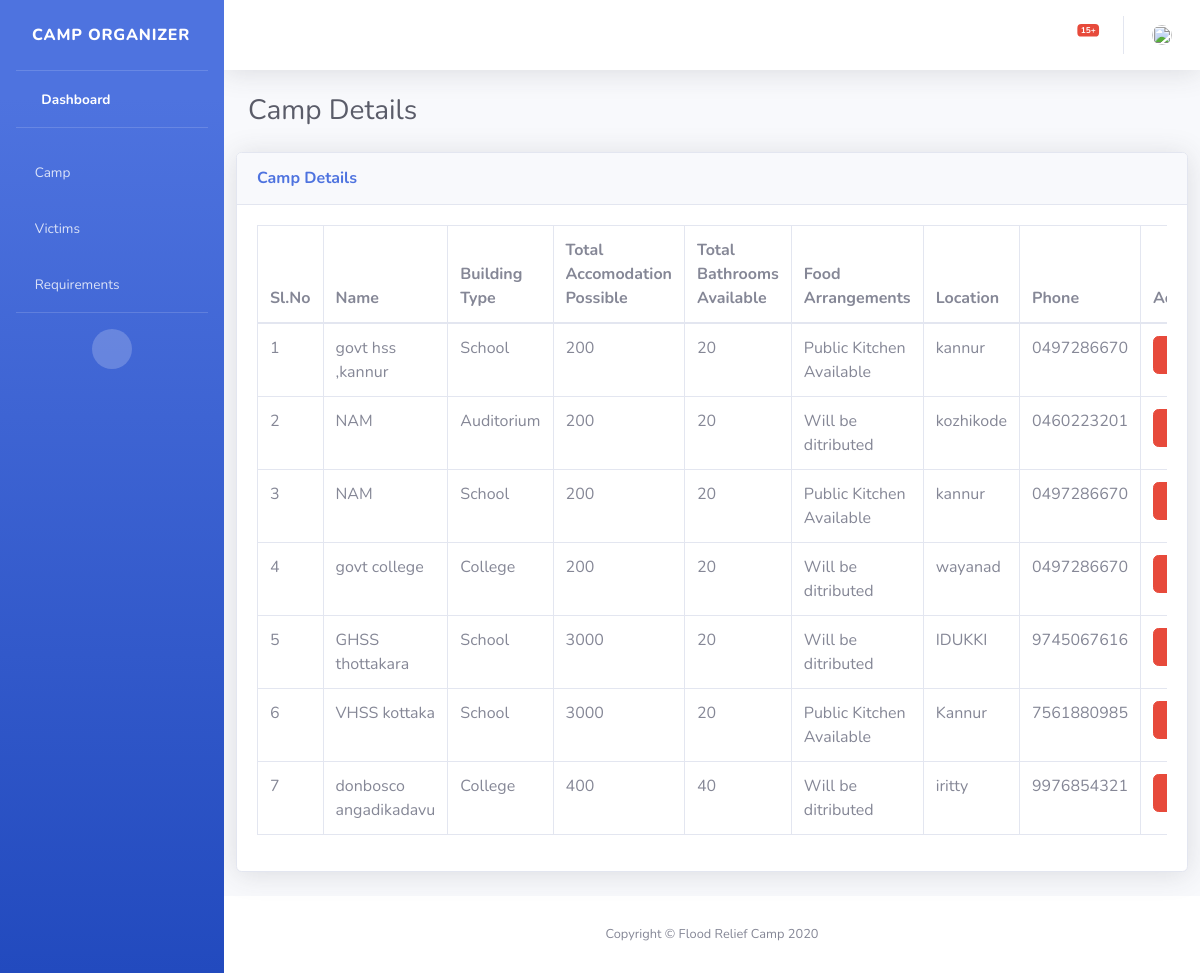
The app's page /view_camp_details with its own data.
### app1/models.py (models this page shows)
class camp_details(models.Model):
    camp_name=models.CharField(max_length=250)
    location=models.CharField(max_length=250)
    phone=models.CharField(max_length=10)
    accomodation=models.IntegerField()
    bathroom_no=models.IntegerField()
    camp_type=models.CharField(max_length=250)
    food_arrangements=models.CharField(max_length=250)

### app1/views.py (the view)
# urls.py: path('view_camp_details',views.view_camp_details,name='view_camp_details'),
def view_camp_details(request):
    obj=camp_details.objects.all()
    obj1=requirement_table.objects.filter(status='Delievered').order_by('-id')
    obj2=warning_table.objects.all().order_by('-id')
    count=0
    for x in obj1:
        count=count+1
    for y in obj2:
        count=count+1
    req_id=request.POST.get("id")
    try:
        update_obj=camp_details.objects.get(id=req_id)
    except camp_details.DoesNotExist:
        update_obj=None
    if request.method == 'POST':
        update_obj.delete()
    return render(request,'Camp_details.html',{'camp_details':obj,'requirement':obj1,'warning':obj2,'count':count})

### app1/templates/Camp_details.html (shortened to what this page needs)
<!DOCTYPE html>
<html lang="en">
{% load static %}
<head>
    <link href="{% static "vendor/fontawesome-free/css/all.min.css"%}"" rel="stylesheet" type="text/css">
    <link href="{% static "css/sb-admin-2.min.css"%}"" rel="stylesheet">
</head>
<body id="page-top">
    <div id="wrapper">
        <ul class="navbar-nav bg-gradient-primary sidebar sidebar-dark accordion " id="accordionSidebar">
            <a class="sidebar-brand d-flex align-items-center justify-left" href="{% url 'camp_organizer_dashboard' %}">
                <div class="sidebar-brand-text mx-3">Camp Organizer </div>
            </a>
            <hr class="sidebar-divider my-0">
            <li class="nav-item active">
                <a class="nav-link" href="{% url 'camp_organizer_dashboard' %}">
                    <i class="fas fa-fw fa-tachometer-alt"></i>
                    <span>Dashboard</span></a>
            </li>
            <hr class="sidebar-divider">
            <li class="nav-item">
                <a class="nav-link collapsed" href="#" data-toggle="collapse" data-target="#collapseTwo"
                    aria-expanded="true" aria-controls="collapseTwo">
                    <i class="fas fa-home"></i>
                    <span>Camp</span>
                </a>
            </li>
            <li class="nav-item">
                <a class="nav-link collapsed" href="#" data-toggle="collapse" data-target="#collapseUtilities"
                    aria-expanded="true" aria-controls="collapseUtilities">
                    <i class="fas fa-wheelchair"></i>
                    <span>Victims</span>
                </a>
            </li>
            <li class="nav-item">
                <a class="nav-link collapsed" href="#" data-toggle="collapse" data-target="#collapseUtilities1"
                    aria-expanded="true" aria-controls="collapseUtilities1">
                    <i class="fas fa-truck"></i>
                    <span>Requirements</span>
                </a>
            </li>
            <hr class="sidebar-divider d-none d-md-block">
            <div class="text-center d-none d-md-inline">
                <button class="rounded-circle border-0" id="sidebarToggle"></button>
            </div>
        </ul>
        <div id="content-wrapper" class="d-flex flex-column">
            <div id="content">
                <nav class="navbar navbar-expand navbar-light bg-white topbar mb-4 static-top shadow">
                    <ul class="navbar-nav ml-auto">
                        <li class="nav-item dropdown no-arrow mx-1">
                            <a class="nav-link dropdown-toggle" href="#" id="alertsDropdown" role="button"
                                data-toggle="dropdown" aria-haspopup="true" aria-expanded="false">
                                <span class="badge badge-danger badge-counter">{{count}}+</span>
                            </a>
                        </li>
                        <li class="nav-item dropdown no-arrow">
                            <a class="nav-link dropdown-toggle" href="#" id="userDropdown" role="button"
                                data-toggle="dropdown" aria-haspopup="true" aria-expanded="false">
                                <img class="img-profile rounded-circle"
                                    src="{% static "images/profileicon.png"%}"" style="width: 20px; height:20px;">
                            </a>
                        </li>
                    </ul>
                </nav>
                <div class="container-fluid">
                    <div class="d-sm-flex align-items-center justify-content-between mb-4">
                        <h1 class="h3 mb-0 text-gray-800">Camp Details</h1>
                    </div>
                    <div class="row">
                        <div class="card shadow mb-4">
                            <div class="card-header py-3">
                                <h6 class="m-0 font-weight-bold text-primary">Camp Details</h6>
                            </div>
                            <div class="card-body">
                                <div class="table-responsive">
                                    <table class="table table-bordered" id="dataTable" width="100%" cellspacing="0">
                                        <thead>
                                            <tr>
                                                <th>Sl.No</th>
                                                <th>Name</th>
                                                <th>Building Type</th>
                                                <th>Total Accomodation Possible</th>
                                                <th>Total Bathrooms Available</th>
                                                <th>Food Arrangements</th>
                                                <th>Location</th>
                                                <th>Phone</th>
                                                <th>Action</th>
                                            </tr>
                                        </thead>
                                        <tbody>
                                            {% for x in camp_details %}
                                            <tr>
                                                <td>{{forloop.counter|add:0}}</td>
                                                <td>{{x.camp_name}}</td>
                                                <td>{{x.camp_type}}</td>
                                                <td>{{x.accomodation}}</td>
                                                <td>{{x.bathroom_no}}</td>
                                                <td>{{x.food_arrangements}}</td>
                                                <td>{{x.location}}</td>
                                                <td>{{x.phone}}</td>
                                                <form action="" method="POST">
                                                    <td><button type="submit"  class="btn btn-danger" onclick="return show_alert()" name="id" value="{{x.id}}">Remove</button> </td>
                                                </form>
                                            </tr>
                                           {% endfor %}
                                        </tbody>
                                    </table>
                                </div>
                            </div>
                        </div>
                    </div>
                </div>
            </div>
            <footer class="sticky-footer bg-white">
                <div class="container my-auto">
                    <div class="copyright text-center my-auto">
                        <span>Copyright &copy; Flood Relief Camp 2020</span>
                    </div>
                </div>
            </footer>
        </div>
    </div>
</body>
</html>

### records on screen
camp_details: camp_name "govt hss ,kannur", camp_type "School", accomodation "200", bathroom_no "20", food_arrangements "Public Kitchen Available", location "kannur", phone "0497286670", {{ x.id }} 7 (drawn)
camp_details: camp_name "NAM", camp_type "Auditorium", accomodation "200", bathroom_no "20", food_arrangements "Will be ditributed", location "kozhikode", phone "0460223201", {{ x.id }} 8 (drawn)
camp_details: camp_name "NAM", camp_type "School", accomodation "200", bathroom_no "20", food_arrangements "Public Kitchen Available", location "kannur", phone "0497286670", {{ x.id }} 12 (drawn)
camp_details: camp_name "govt college", camp_type "College", accomodation "200", bathroom_no "20", food_arrangements "Will be ditributed", location "wayanad", phone "0497286670", {{ x.id }} 14 (drawn)
camp_details: camp_name "GHSS thottakara", camp_type "School", accomodation "3000", bathroom_no "20", food_arrangements "Will be ditributed", location "IDUKKI", phone "9745067616", {{ x.id }} 15 (drawn)
camp_details: camp_name "VHSS kottaka", camp_type "School", accomodation "3000", bathroom_no "20", food_arrangements "Public Kitchen Available", location "Kannur", phone "7561880985", {{ x.id }} 16 (drawn)
camp_details: camp_name "donbosco angadikadavu", camp_type "College", accomodation "400", bathroom_no "40", food_arrangements "Will be ditributed", location "iritty", phone "9976854321", {{ x.id }} 17 (drawn)

### other values on screen
{{ count }} "15"
